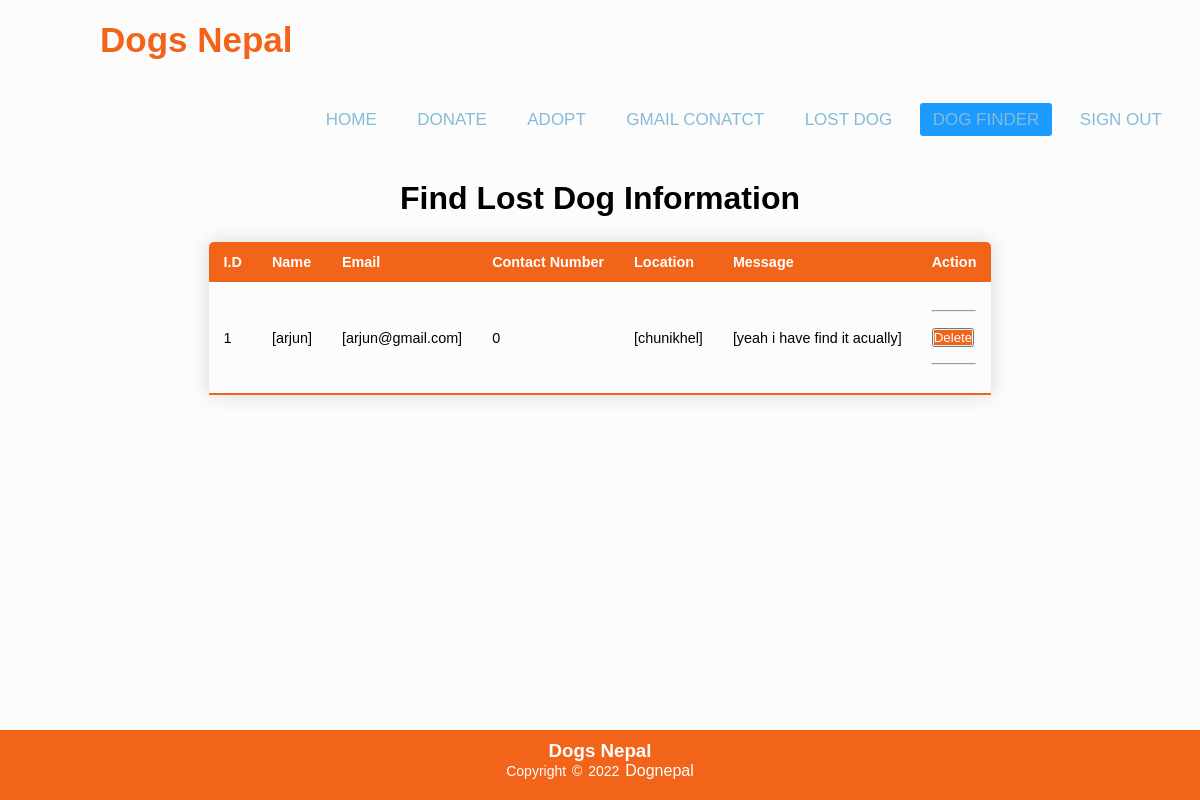
/admin/findlostdogdash.php, run on the app's committed database.
### tables this page shows
CREATE TABLE `finderlostdog` (
  `id` int(255) NOT NULL,
  `name` text NOT NULL,
  `email` varchar(255) NOT NULL,
  `contactnumber` int(255) NOT NULL,
  `location` varchar(255) NOT NULL,
  `message` varchar(255) NOT NULL
);

### admin/findlostdogdash.php (the view, shortened to what this page needs)
<!DOCTYPE html>
<html>
    <head>
        <link rel="stylesheet" href="adoptDash.css">
    </head>
    <body>
        <nav>
            <label class="logo">Dogs Nepal</label>
            <ul>
                <li><a  href="../admin/adminDash.php">Home</a></li>
                <li><a  href="../admin/donorDash.php">Donate </a></li>
                <li><a  href="../admin/adoptDash.php">Adopt </a></li>
                <li><a href="../gmailContact/index.php">Gmail Conatct</a></li>
                <li><a href="../admin/uploadlostdogDash.php">Lost Dog</a></li>
                <li><a class="active" href="../admin/findlostdogdash.php">Dog Finder</a></li>
                <li><a href="../adminentry/login.php">Sign out</a></li>
            </ul>
        </nav>
    <div class="title">
        <h1>Find Lost Dog Information</h1>
    </div>
    <div class="main">
    <table class="content-table">
        <thead>
            <tr>
                <th>I.D</th>
                <th>Name</th>
                <th>Email</th>
                <th>Contact Number</th>
                <th>Location</th>
                <th>Message</th>
                <th>Action</th>
            </tr>
        </thead>
    </div>
    <?php
        include "../config.php";
        $selectQuery = "SELECT * FROM finderlostdog";
        $result = mysqli_query($conn, $selectQuery);
        if(mysqli_num_rows($result)){
            while($row = mysqli_fetch_assoc($result)){
   ?>
    <tbody>
    <tr>
       <td><?php echo $row['id'];?></td>
        <td><?php echo $row ['name']?></td>
        <td><?php echo $row ['email']?></td>
        <td><?php echo $row ['contactnumber']?></td>
        <td><?php echo $row ['location']?></td>
        <td><?php echo $row ['message']?></td>
        <td>
            <br> <hr> <br>
            <button><a style="background-color:#F26419; color:white;" href="../delete.php?id=<?php echo $row['id'] ?>" onclick="return confirm('Are you sure you want to delete this')">Delete</a></button><br><br> <hr> <br>
        </td>
    </tr>
        <!-- <?php
        }
    }
        ?> -->
    </tbody>
    <?php require '../footer/footer.php';?>
</body>
</html>

### admin/adoptDash.css (style rules this page uses)
* { padding: 0; margin: 0; text-decoration: none; list-style: none; box-sizing: border-box; }
:root { --red: #F26419; --orange:#F6AE2D; --dark-blue: #33658A; --light-blue: #86BBD8; --dark: #2F4858; }
body { font-family: montserrat; }
nav { background:url(../images/bg.jpg); height: 80px; width: 100%; }
label.logo { color: var(--red); font-size: 35px; line-height: 80px; padding: 0 100px; font-weight: bold; font-size: 40px; padding-left: 10%; }
nav ul { float: right; margin-right: 20px; }
nav ul li { display: inline-block; line-height: 80px; margin: 0 5px; }
nav ul li a { color: var(--light-blue); font-size: 17px; padding: 7px 13px; border-radius: 3px; text-transform: uppercase; }
a.active,a:hover { background: #1b9bff; transition: .5s; }
nav ul li a { font-size: 16px; }
.title { padding-top: 100px; text-align: center; }
.main { display: flex; justify-content: center; }
.content-table { border-collapse: collapse; margin: 25px 0; font-size: 0.9em; min-width: 400px; border-radius: 5px 5px 0 0; overflow: hidden; box-shadow: 0 0 20px rgb(0,0,0,0.15); }
.content-table thead tr { background-color: var(--red); color: #ffffff; text-align: left; font-weight: bold; }
.content-table th, .content-table td { padding: 12px 15px; word-wrap: break-word; }
.content-table tbody tr { border-bottom: 1px solid #dddddd; }
.content-table tbody tr:last-of-type { border-bottom: 2px solid var(--red); }

### Adoption/style.css (style rules this page uses)
* { padding: 0; margin: 0; text-decoration: none; list-style: none; box-sizing: border-box; }
:root { --red: #F26419; --orange:#F6AE2D; --dark-blue: #33658A; --light-blue: #86BBD8; --dark: #2F4858; }
body { font-family: montserrat; }
nav { background:url(imgs\bg.jpg); height: 80px; width: 100%; }
label.logo { color:var(--red); font-size: 35px; line-height: 80px; padding: 0 100px; font-weight: bold; }
nav ul { float: right; margin-right: 20px; }
nav ul li { display: inline-block; line-height: 80px; margin: 0 5px; }
nav ul li a { color: var(--light-blue); font-size: 17px; padding: 7px 13px; border-radius: 3px; text-transform: uppercase; }
a.active,a:hover { background: #1b9bff; transition: .5s; }

### footer/footer.php (style rules this page uses)
* { margin: 0; padding: 0; box-sizing: border-box; }
body { background: #fcfcfc; font-family: sans-serif; }

### data on the page
finderlostdog: id "1", name "[arjun]", email "[arjun@gmail.com]", contactnumber "0", location "[chunikhel]", message "[yeah i have find it acually]"
